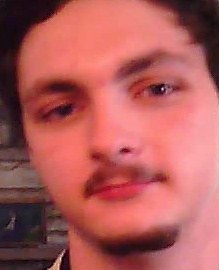
#> input picture Student_Pictures/Aaron Hewitt/Extra Photos/157030059805166.jpg, 219 x 270 px, given as the content of the folder ewitt/Desktop/Project/Student_Pictures/Benjamin Hewitt/Train, which was not available
$ python Siamese_Training_Data_Setup_Gray.py
#> lines starting #> are read from the running program, lines starting #| are printed output that depends on the picture; pictures that were not available may be replaced by others from this repository, and a replacement may not be noted
import numpy as np
import matplotlib.pyplot as plt
import os
import cv2
import random
import pickle

Reshaped_Size = 100 #will resize to this number by this number

DIR = "/home/hewitt/Desktop/Project/Student_Pictures"	#take images from Faces. Note: will change this to another file based on training

CATEGORIES = ['Benjamin Hewitt', "Eli Chodock", "Yaser El-Outa", "Hasan Ansari", "Zack Thomas", "John Hewitt", "Aaron Hewitt", "Kyle Sylvester", "Jackie Mueller", "Jason Kemppainen"] #categories of each class


training_data = []
testing_data = []

def create_training_data():
    for category in CATEGORIES:
        path = os.path.join(DIR, category + "/Train")
 #       os.chdir(path + "/Train")
        class_num = CATEGORIES.index(category) #this will be the number for each class in order of CATEGORIES
        for img in os.listdir(path): #iterate through each file in the directory path
            img_array = cv2.imread(os.path.join(path,img), cv2.IMREAD_GRAYSCALE) #eliminate the cv2.IMREAD_GRAYSCALE to get BGR data
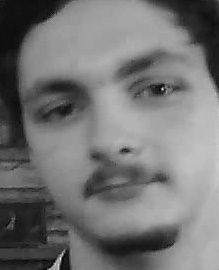
#> img_array: shape (270, 219); min 2, max 240, mean 115.8
            new_array = cv2.resize(img_array, (Reshaped_Size, Reshaped_Size))	#resize to 100x100
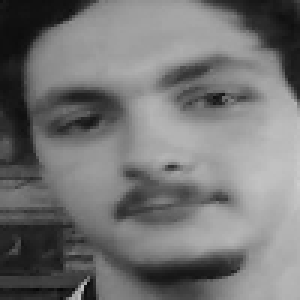
#> new_array: shape (100, 100) (shown 3 times larger); min 7, max 205, mean 115.7
            training_data.append([new_array, class_num])
    for category in CATEGORIES:
        path = os.path.join(DIR, category + "/Test")
 #       os.chdir(path + "/Test")
        class_num = CATEGORIES.index(category) #this will be the number for each class in order of CATEGORIES
        for img in os.listdir(path): #iterate through each file in the directory path
            img_array = cv2.imread(os.path.join(path,img), cv2.IMREAD_GRAYSCALE) #eliminate the cv2.IMREAD_GRAYSCALE to get BGR data
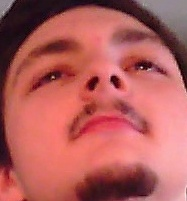
#> input picture Student_Pictures/Aaron Hewitt/Test/157030046315652.jpg, 187 x 201 px, found by its file name
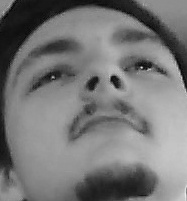
#> img_array: shape (201, 187); min 3, max 237, mean 119.4
            new_array = cv2.resize(img_array, (Reshaped_Size, Reshaped_Size))	#resize to 100x100
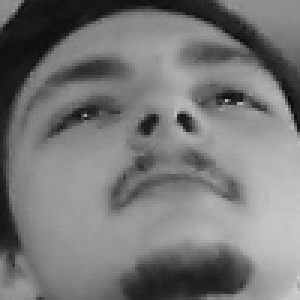
#> new_array: shape (100, 100) (shown 3 times larger); min 7, max 205, mean 119.3
            testing_data.append([new_array, class_num])


create_training_data()

random.shuffle(training_data)	#shuffle data

x_train = []
y_train = []
x_test = []
y_test = []


#separate image data from teacher vector data
for features, label in training_data:
    x_train.append(features)
    y_train.append(label)

for features, label in testing_data:
    x_test.append(features)
    y_test.append(label)

#turn the arrays into np arrays
x_train = np.array(x_train).reshape(-1,Reshaped_Size, Reshaped_Size) #-1 because gray scale
y_train = np.array(y_train)
x_test = np.array(x_test).reshape(-1,Reshaped_Size, Reshaped_Size) #-1 because gray scale
y_test = np.array(y_test)

#export data to both x_train and y_train
pickle_out = open("x_train.pickle", "wb")
pickle.dump(x_train,pickle_out)
pickle_out.close()

pickle_out = open("y_train.pickle", "wb")
pickle.dump(y_train,pickle_out)
pickle_out.close()

#export data to both x_test and y_test
pickle_out = open("x_test.pickle", "wb")
pickle.dump(x_test,pickle_out)
pickle_out.close()

pickle_out = open("y_test.pickle", "wb")
pickle.dump(y_test,pickle_out)
pickle_out.close()
